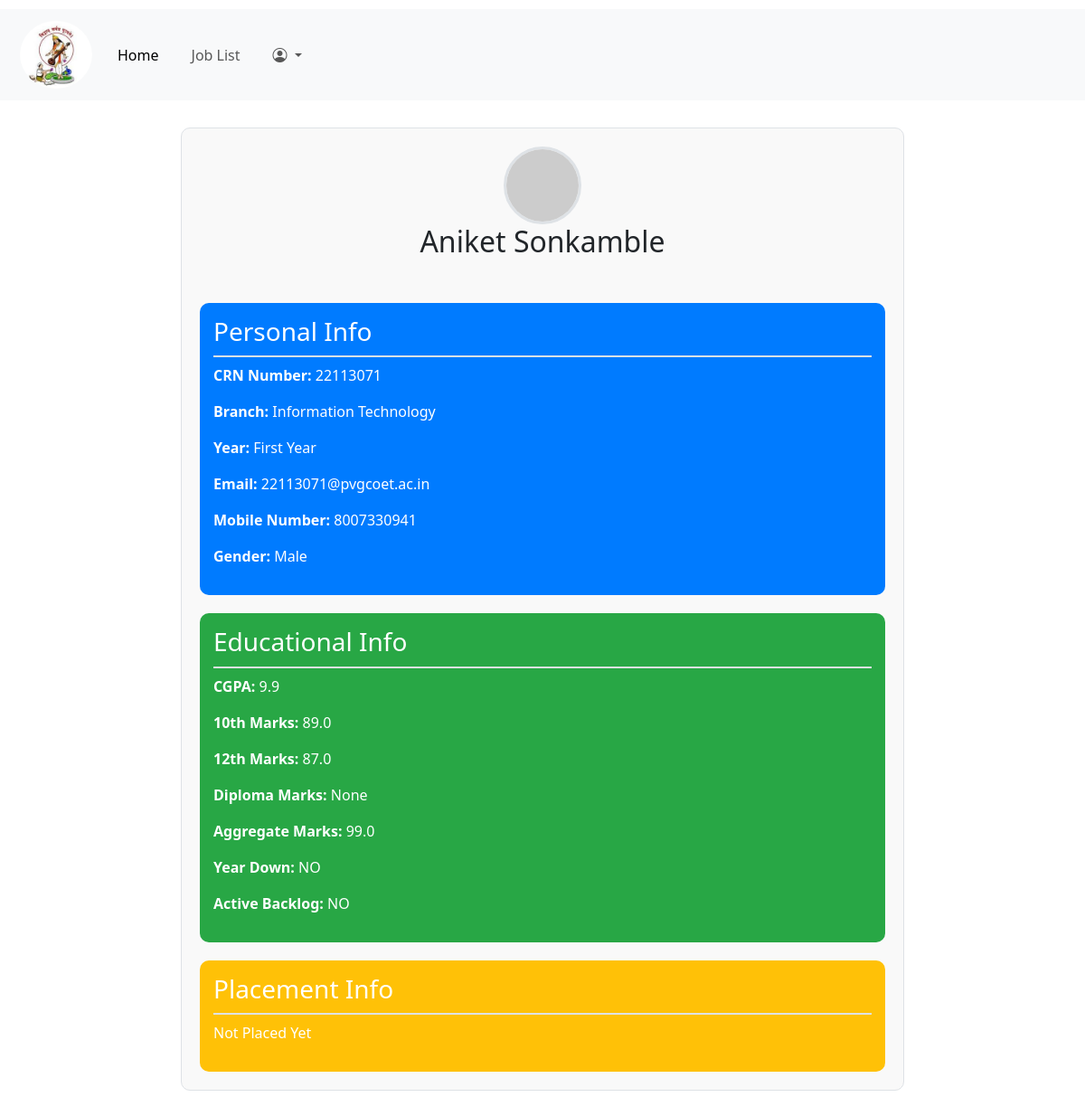
/pvg/profile/ (signed in), run on an earlier commit of the app's database.
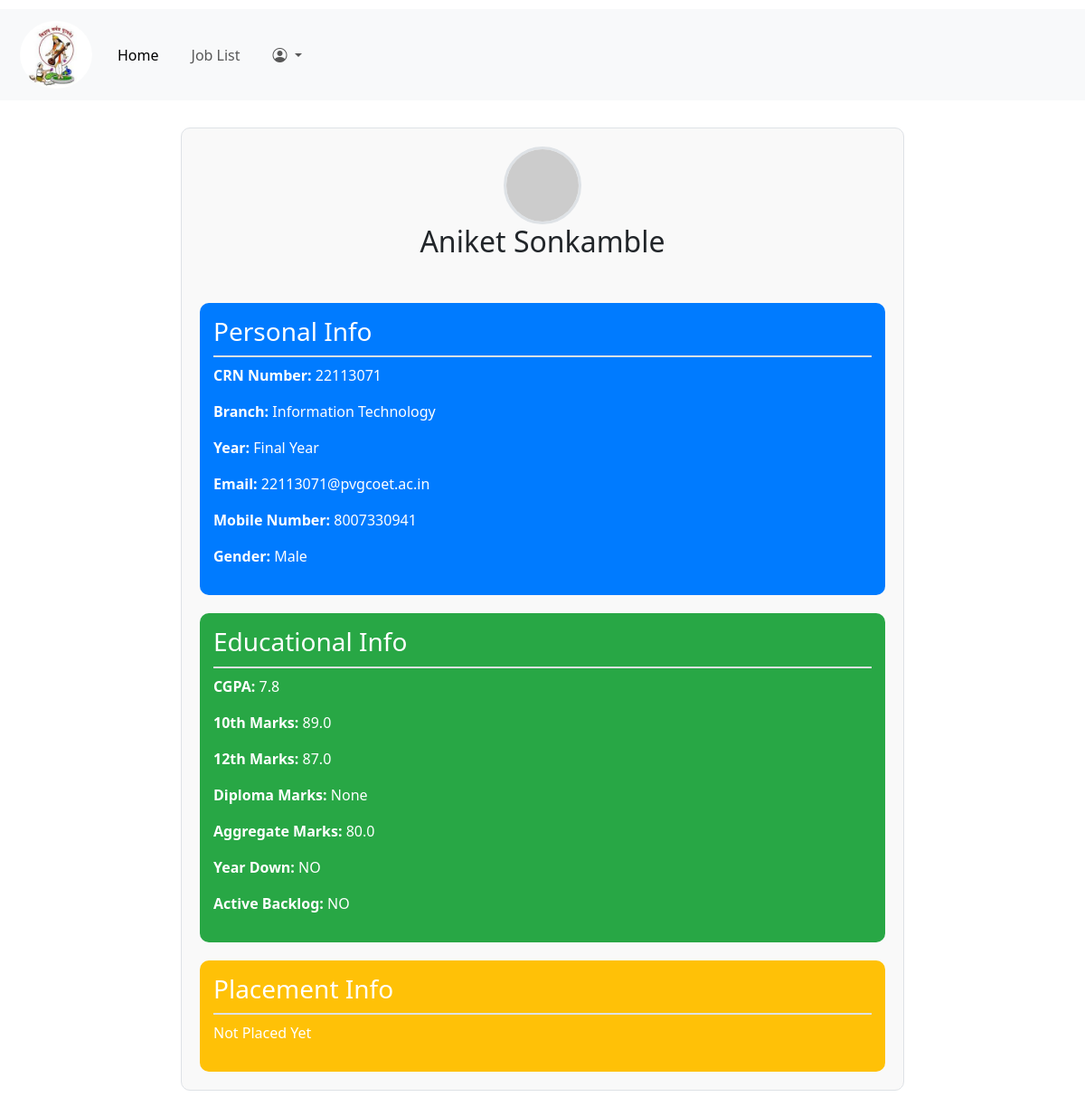
And on a later commit of the database.
### pvg/models.py (models this page shows, shortened)
class Student(models.Model):
    crn_number = models.IntegerField(primary_key=True)
    BRANCH_CHOICES = [
        ('ME', 'Mechanical Engineering'),
        ('IT', 'Information Technology'),
        ('CS', 'Computer Science'),
        ('EE', 'Electrical Engineering'),
        ('ENTC', 'ENTC'),
        ('Printing', 'Printing'),
        ('AIDS', 'AIDS')
    ]
    STUDENT_YEAR_CHOICES = [
         ('FE', 'First Year'),
         ('SE', 'Second Year'),
         ('TE', 'Third Year'),
         ('BE', 'Final Year')
    ]
    GENDER_CHOICES = [
        ('Male', 'Male'),
        ('Female', 'Female')
    ]
    PLACEMENT_CHOICES = [
        ('On Campus', 'On Campus'),
        ('Off Campus', 'Off Campus')
    ]
    name = models.CharField(max_length=100)
    branch = models.CharField(max_length=20, choices=BRANCH_CHOICES)
    year = models.CharField(max_length=20, choices=STUDENT_YEAR_CHOICES)
    passing_year = models.IntegerField(default=0)
    email = models.EmailField(max_length=50, null=True, blank=True)
    password = models.CharField(max_length=20, null=True, blank=True)
    CGPA = models.FloatField(null=True, blank=True)
    mobile_number = models.CharField(max_length=15, blank=True)
    mark_10th = models.FloatField(null=True, blank=True)
    mark_12th = models.FloatField(null=True, blank=True)
    diploma_marks = models.FloatField(null=True, blank=True)
    aggregate_marks = models.FloatField(null=True, blank=True)
    year_down = models.CharField(max_length=5, blank=True)
    active_backlog = models.CharField(max_length=15, blank=True)
    placement_status = models.CharField(max_length=100, null=True, blank=True)
    remarks = models.CharField(max_length=500, blank=True)
    gender = models.CharField(max_length=10, choices=GENDER_CHOICES, blank=True)
    company_name = models.CharField(max_length=100, null=True, blank=True)
    salary = models.IntegerField(null=True, blank=True)
    placement_type = models.CharField(max_length=20, choices=PLACEMENT_CHOICES, default='On Campus')
    user = models.OneToOneField(User, on_delete=models.CASCADE, related_name='student', null=True, blank=True)

### pvg/views.py (the view)
# urls.py: path('profile/', views.profile, name='profile'),
def profile(request):
    crn_number = request.session.get('crn_number')
    if not crn_number:
        return redirect('student_home')  # Redirect to an error page or handle appropriately
    student = get_object_or_404(Student, crn_number=crn_number)
    return render(request, 'profile.html', {'student': student})

### pvg/templates/profile.html (shortened to what this page needs)
{% extends 'base.html' %}
{% block head %}
{% load static %}
<link rel="stylesheet" href="{% static 'css/profile.css' %}">
{% endblock %}
{% block body %}
<div class="container profile-container">
    <div class="profile-image-container">
        {% if student.profile_image %}
        <img src="{{ student.profile_image.url }}" alt="{{ student.name }}'s Profile Image" class="profile-image">
        {% else %}
        <img src="https://www.gravatar.com/avatar/00000000000000000000000000000000?d=mp&f=y" alt="Default Profile Image" class="profile-image">
        {% endif %}
        <h2 class="user-name">{{ student.name }}</h2>
    </div>
    <div class="personal-info">
        <div class="profile-section personal-info-section">
            <h3>Personal Info</h3>
            <p><strong>CRN Number:</strong> {{ student.crn_number }}</p>
            <p><strong>Branch:</strong> {{ student.get_branch_display }}</p>
            <p><strong>Year:</strong> {{ student.get_year_display }}</p>
            <p><strong>Email:</strong> {{ student.email }}</p>
            <p><strong>Mobile Number:</strong> {{ student.mobile_number }}</p>
            <p><strong>Gender:</strong> {{ student.get_gender_display }}</p>
        </div>
    </div>
    <div class="other-info">
        <div class="profile-section educational-info">
            <h3>Educational Info</h3>
            <p><strong>CGPA:</strong> {{ student.CGPA }}</p>
            <p><strong>10th Marks:</strong> {{ student.mark_10th }}</p>
            <p><strong>12th Marks:</strong> {{ student.mark_12th }}</p>
            <p><strong>Diploma Marks:</strong> {{ student.diploma_marks }}</p>
            <p><strong>Aggregate Marks:</strong> {{ student.aggregate_marks }}</p>
            <p><strong>Year Down:</strong> {{ student.year_down }}</p>
            <p><strong>Active Backlog:</strong> {{ student.active_backlog }}</p>
        </div>
        <div class="profile-section placement-info">
            <h3>Placement Info</h3>
            {% if student.placement_status == "Not Placed" %}
            <p>Not Placed Yet</p>
            {% endif %}
        </div>
    </div>
</div>
{% endblock %}

What changed in the data, as far as the page shows it:
changed Student "Aniket Sonkamble": year "First Year" → "Final Year"; CGPA "9.9" → "7.8"; aggregate_marks "99.0" → "80.0"
